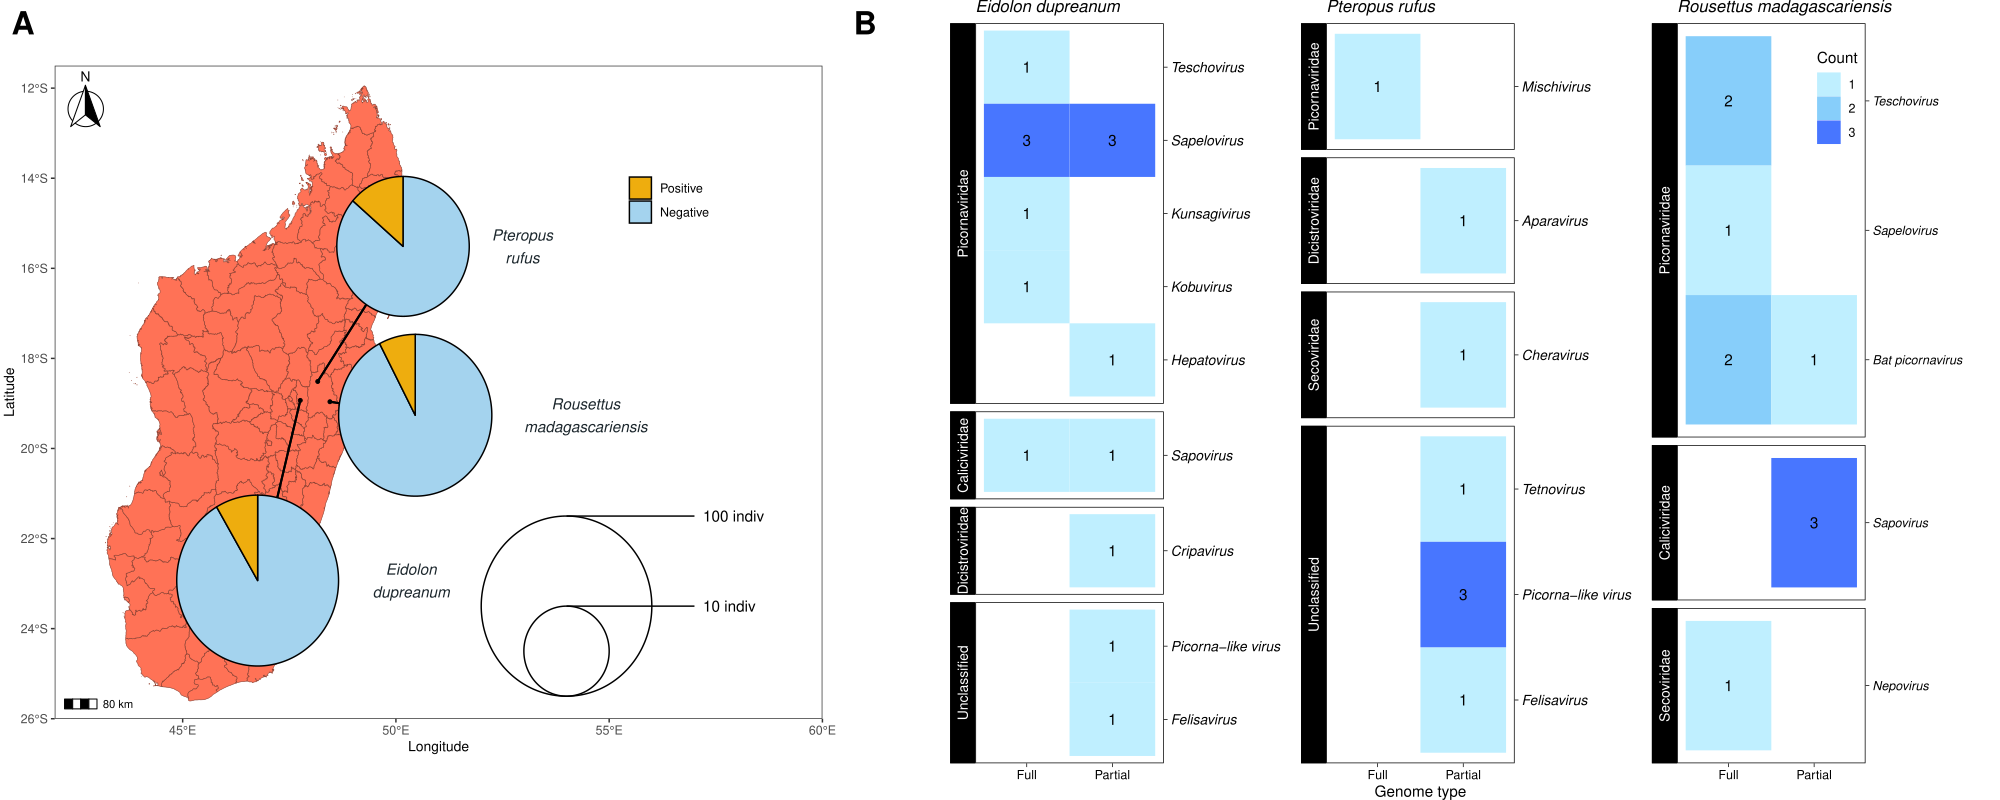

This figure's R source:
###This is a bunch of separate scripts pasted together to make figure 1

rm(list=ls())

#packages
library(sf)
library(mapplots)
library(scatterpie)
library(maptools)
library(plyr) 
library(dplyr) 
library(tidyr)
library(ggplot2)
library(ggnewscale)
library(ggspatial)
library(ggrepel)
library(hrbrthemes)
library(reshape)
library(paletteer)
library(ggh4x)
library(cowplot)
library(ggplotify)

##Part A: map

# Set wd to data on this computer. Also ID homewd, assuming that 
# Mada-GIS is cloned to the same series of sub-folders
homewd = "/Users/gwenddolenkettenburg/Desktop/developer/mada-bat-picornavirus" 
#should be wherever "Mada_bat_picorna" is stored on your home computer
#basewd = paste(strsplit(homewd, "/")[[1]][1:6], collapse = "/")
#Cara had the above command as basewd but it did not work for me and kept going into the Mada_bat_picorna folder
#So using Sophia's astrovirus map file I changed it to the basewd command below
basewd = "/Users/gwenddolenkettenburg/Desktop/developer/Mada-GIS"
#mapwd = paste0(basewd, "/", "Mada_GIS")
setwd(paste0(homewd, "/", "sampling_map/"))

#import madagascar shapfile
name<- paste0(basewd, "/", "MDG-3/MDG_adm3.shp")
otl_file <- paste(name, sep="") 
orotl_shp <- st_read(otl_file)
#View(orotl_shp)  # Open attribute table
class(orotl_shp)

###import and configuration

p1<-ggplot() +  
  geom_sf(color = "coral4", fill = "coral1",data = orotl_shp)+
  coord_sf(xlim = c(42, 60), ylim = c(-26, -11.5), expand = FALSE)+
  theme_bw()+
  theme(plot.margin = unit(c(-1,.5,-1.5,.1),"cm"))+
  xlab("Longitude") + ylab("Latitude") 
print(p1)


#import picorna data
dat <- read.csv(file = paste0(homewd,"/metadata/demo_picornavirales_fecesurine_meta.csv"), header = T, stringsAsFactors = F)
head(dat)
names(dat)

#clean class
unique(dat$bat_sex)

dat$bat_sex <- dat$bat_sex
dat$bat_sex[dat$bat_sex=="female"] <- "F"
dat$bat_sex[dat$bat_sex=="male"] <- "M"

#clean class
unique(dat$bat_age_class)

#and rank by rough age
unique(dat$young_of_year)
dat$bat_age_class <- dat$bat_age_class
dat$bat_age_class[dat$bat_age_class=="P" | dat$bat_age_class=="L"] <- "A"
dat$bat_age_class[dat$bat_age_class=="NL" | dat$young_of_year=="no"] <- "A"
dat$bat_age_class[dat$young_of_year=="yes"] <- "J"


unique(dat$any_picorna)


# now subset the data to just include the columns of interest
dat <- dplyr::select(dat,roost_site,latitude_s, longitude_e,
                     collection_date,
                     species, sampleid, any_picorna)

head(dat)
unique(dat$roost_site)

#get sites
coordinate <- ddply(dat, .(roost_site), summarise, latitude_s=unique(latitude_s), longitude_e=unique(longitude_e))
coordinate <-subset(coordinate, roost_site=="Ambakoana" | roost_site=="AngavoKely" | roost_site=="Maromizaha")
coordinate$species <- c("Pteropus rufus", "Eidolon dupreanum","Rousettus madagascariensis")
head(coordinate)

#plot sites on map
p2<-p1+geom_point(aes(x=longitude_e, y=latitude_s),color="black",size=1,data=dat)+
  annotation_scale(location = "bl", width_hint = 0.05) +    # scale
  annotation_north_arrow(location = "tl", which_north = "true",#north arrow     
                         pad_x = unit(0.02, "cm"), 
                         pad_y = unit(0.2, "cm"),        
                         style = north_arrow_fancy_orienteering)

coordinate$label <- coordinate$species
coordinate$label[coordinate$label=="Pteropus rufus"] <- "Pteropus\nrufus"
coordinate$label[coordinate$label=="Rousettus madagascariensis"] <- "Rousettus\nmadagascariensis"
coordinate$label[coordinate$label=="Eidolon dupreanum"] <- "Eidolon\ndupreanum"


#load GPS point and label
p2b<-p1+geom_point(aes(x=longitude_e, y=latitude_s),color="black",size=1,data=coordinate)+
  geom_text(data= coordinate,                       #### Labeling
            aes(x=longitude_e, y=latitude_s, label=label),
            fontface="italic",
            color = "#1B262C", size=4,
            nudge_x = c(4.8,2.6,6),
            nudge_y = c(3,-4,-0.3),
            check_overlap = T)+
  annotation_scale(location = "bl", width_hint = 0.05) +    #scale
  annotation_north_arrow(location = "tl", which_north = "true",#north arrow     
                         pad_x = unit(0.03, "cm"), 
                         pad_y = unit(0.2, "cm"),        
                         style = north_arrow_fancy_orienteering)+
  #geom_text_repel(segment.colour="black")+
  theme_bw() +theme(panel.grid = element_blank(), 
                    plot.title = element_text(color="black", size=12, face="bold"),
                    plot.margin = unit(c(-1,.5,-1.5,.1),"cm"),
                    axis.title.x = element_text(color="black", size=12),
                    axis.title.y = element_text(color="black", size=12),
                    legend.position=c(.26,.90),
                    legend.margin = margin(),
                    legend.title=element_blank(),
                    legend.background = element_rect(color="gray",size = .1),
                    legend.text = element_text(size = 9,face = "italic"))
p2b


#plot one site per species
dat$roost_site[dat$species=="Pteropus rufus"] <- "Ambakoana"
dat$roost_site[dat$species=="Eidolon dupreanum"] <- "AngavoKely"
dat$roost_site[dat$species=="Rousettus madagascariensis"] <- "Maromizaha"

dat$longitude_e[dat$roost_site=="Ambakoana"] <- coordinate$longitude_e[coordinate$roost_site=="Ambakoana"]
dat$longitude_e[dat$roost_site=="AngavoKely"] <- coordinate$longitude_e[coordinate$roost_site=="AngavoKely"]
dat$longitude_e[dat$roost_site=="Maromizaha"] <- coordinate$longitude_e[coordinate$roost_site=="Maromizaha"]


dat$latitude_s[dat$roost_site=="Ambakoana"] <- coordinate$latitude_s[coordinate$roost_site=="Ambakoana"]
dat$latitude_s[dat$roost_site=="AngavoKely"] <- coordinate$latitude_s[coordinate$roost_site=="AngavoKely"]
dat$latitude_s[dat$roost_site=="Maromizaha"] <- coordinate$latitude_s[coordinate$roost_site=="Maromizaha"]


###by total positives is anything with dat
dat$plot_class<-NA
dat$plot_class[dat$any_picorna==1]<-"Positive"
dat$plot_class[dat$any_picorna==0]<-"Negative"


##by total positives
pies <- ddply(dat, .(species, roost_site, latitude_s, longitude_e, plot_class), summarise, value=length(sampleid))


#tot_sum = ddply(pies,.(species, bat_sex), summarise,N=sum(value))
tot_sum = ddply(pies,.(species), summarise,N=sum(value))

#pies <- merge(pies, tot_sum, by=c("species", "bat_sex"), all.x=T)
pies <- merge(pies, tot_sum, by=c("species"), all.x=T)

#pies$plot_class <- factor(pies$plot_class, levels=c( "male -", "female -", "male +", "female +"))
pies$plot_class <- factor(pies$plot_class, levels=c( "Positive", "Negative"))

#now split into two pies
piesP = subset(pies, plot_class=="Positive")
piesN = subset(pies, plot_class=="Negative")

###Get the pie data in the right format###
colz = c('Positive' ="darkgoldenrod2", 'Negative' ="lightskyblue2")



p3<-ggplot() +
  geom_scatterpie(aes(x=longitude_e, y=latitude_s, r=(N/1000)),
                  data = pies, cols="plot_class", long_format=TRUE) +
  scale_fill_manual(values=colz)

p3

# # copy of latitude (x.) and longitude (y.)
pies$x2 <- pies$longitude_e
pies$y2 <- pies$latitude_s


# #manually move the pie chart in case there is an overlap (change x and y)

#from the labels
# nudge_x = c(4.5 PR,2 ED,5.5 RM),
# nudge_y = c(3 PR,-4 ED,-0.3 RM),

pies$x2[pies$species== "Pteropus rufus"] <- pies$longitude_e[pies$species== "Pteropus rufus"] + 2
pies$y2[pies$species== "Pteropus rufus"] <- pies$latitude_s[pies$species== "Pteropus rufus"] + 3

pies$x2[pies$species== "Eidolon dupreanum"] <- pies$longitude_e[pies$species== "Eidolon dupreanum"] -1
pies$y2[pies$species== "Eidolon dupreanum"] <- pies$latitude_s[pies$species== "Eidolon dupreanum"] - 4

pies$x2[pies$species== "Rousettus madagascariensis"] <- pies$longitude_e[pies$species== "Rousettus madagascariensis"] + 2 
pies$y2[pies$species== "Rousettus madagascariensis"] <- pies$latitude_s[pies$species== "Rousettus madagascariensis"] - 0.3

head(pies)



#This is part A of figure 1
p4 <- p2b+
  annotate("segment", x=pies$longitude_e, xend=pies$x2,y=pies$latitude_s,yend=pies$y2,size=.7)+ # put the lines
  geom_scatterpie(aes(x=x2, y=y2, r=(log10(N)/1.2)), 
                  data = pies, cols="plot_class", long_format=TRUE) +
  theme_bw() +theme(panel.grid = element_blank(),
                    plot.title = element_text(color="black", size=12, face="bold"),
                    plot.margin = unit(c(-1,.5,-1.5,.1),"cm"),
                    axis.title.x = element_text(color="black", size=10),
                    axis.title.y = element_text(color="black", size=10),
                    legend.position=c(.8,.8),
                    legend.margin = margin(),
                    legend.title=element_blank(),
                    legend.text = element_text(size = 9)) +
  scale_fill_manual(values=colz) +
  geom_scatterpie_legend(log10(c(10,100)/1.2),
                         x=54, y=-23.5, 
                         n=2,
                         labeller = function(x) paste(10^(x)*1,"indiv"))

p4

p4.1<-as.ggplot(p4)









##Part B: summary heat map of types of picornavirales
dat <- read.csv(file = paste0(homewd,"/metadata/summary_demo_heatmap.csv"), header = T, stringsAsFactors = F)
head(dat)
names(dat)

dat$virus<-factor(dat$virus, levels=c("Bat picornavirus", "Hepatovirus", "Kobuvirus", "Kunsagivirus", 
                                      "Mischivirus", "Sapelovirus", "Teschovirus", "Sapovirus", "Aparavirus",
                                      "Cripavirus", "Cheravirus", "Nepovirus", "Felisavirus", "Picorna-like virus", "Tetnovirus"))
dat$family<-factor(dat$family, levels=c("Picornaviridae", "Caliciviridae", "Dicistroviridae", "Secoviridae", "Unclassified"))


ED<-subset(dat, species=="E. dupreanum")
PR<-subset(dat, species=="P. rufus")
RM<-subset(dat, species=="R. madagascariensis")


picorna<-subset(dat,picorna=="1")
other<-subset(dat,picorna=="0")


#facet by viral family
p9 <- ggplot(dat, aes(x=species, y=virus)) +
  geom_tile(aes(fill = cut(num_genome,breaks=0:3, labels=1:3))) +
  scale_fill_manual(values=c("lightblue1","skyblue", "royalblue1")) +
  #scale_fill_viridis_c(option = "G", direction = -1) +
  #facet_wrap(~family, ncol=1,  scales = "free_y")+
  # facet_nested(family~., scales="free", space="free",
  #              switch="y")+
  facet_nested(family+type~., scales="free", space="free",
               switch="y", nest_line = element_line(color="white"), solo_line = TRUE)+
  geom_text(aes(label=num_genome))+
  labs(#title = expression("Diversity of" ~italic(Picornavirales) ~"sequences"),
    x = "",
    y= "",
    fill="Count",
    title="")+
  theme_linedraw()+
  scale_y_discrete(position="right")+
  scale_x_discrete(position="top")+
  theme(plot.margin = margin(0, 0, 0, 0, "pt"),
        plot.background = element_blank(),
        panel.grid.major = element_blank(),
        panel.grid.minor = element_blank(),
        plot.title = element_text(size=12, face="italic"), 
        axis.text.y = element_text(size=7,face="italic"),
        axis.text.x = element_text(face="italic"),
        legend.position = "right")
p9





p6 <- ggplot(ED, aes(x=type, y=virus)) +
  geom_tile(aes(fill = cut(num_genome,breaks=0:3, labels=1:3))) +
  scale_fill_manual(values=c("lightblue1","royalblue1")) +
  #scale_fill_viridis_c(option = "G", direction = -1) +
  #facet_wrap(~family, ncol=1,  scales = "free_y")+
  # facet_nested(family~., scales="free", space="free",
  #              switch="y")+
  facet_nested(family~., scales="free", space="free",
               switch="y", nest_line = element_line(color="white"), solo_line = TRUE)+
  geom_text(aes(label=num_genome))+
  labs(#title = expression("Diversity of" ~italic(Picornavirales) ~"sequences"),
    x = "",
    y= "",
    fill="Count",
    title="Eidolon dupreanum")+
  theme_linedraw()+
  scale_y_discrete(position="right")+
  theme(plot.margin = margin(0, 0, 0, 2),
        plot.background = element_blank(),
        panel.grid.major = element_blank(),
        panel.grid.minor = element_blank(),
        plot.title = element_text(size=12, face="italic"), 
        axis.text.y = element_text(size=10,face="italic"),
        axis.text.x = element_text(size=9),
        strip.text = element_text(size=10),
        legend.position = "none")
p6



p7 <- ggplot(PR, aes(x=type, y=virus)) +
  geom_tile(aes(fill = cut(num_genome,breaks=0:3, labels=1:3))) +
  scale_fill_manual(values=c("lightblue1","royalblue1")) +
  #scale_fill_viridis_c(option = "G", direction = -1) +
  facet_nested(family~., scales="free", space="free",
               switch="y", nest_line = element_line(color="white"), solo_line = TRUE)+
  geom_text(aes(label=num_genome))+
  labs(#title = expression("Diversity of" ~italic(Picornavirales) ~"sequences"),
    x = "Genome type",
    y= "",
    fill="Count",
    title="Pteropus rufus")+
  theme_linedraw()+
  scale_y_discrete(position="right")+
  theme(plot.margin = margin(0, 0, 0, 0, "pt"),
        plot.background = element_blank(),
        panel.grid.major = element_blank(),
        panel.grid.minor = element_blank(),
        plot.title = element_text(size=12, face="italic"), 
        axis.text.y = element_text(size=10,face="italic"),
        axis.text.x = element_text(size=9),
        strip.text = element_text(size=10),
        legend.position="none")
p7


p8 <- ggplot(RM, aes(x=type, y=virus)) +
  geom_tile(aes(fill = cut(num_genome,breaks=0:3, labels=1:3))) +
  scale_fill_manual(values=c("lightblue1","lightskyblue", "royalblue1")) +
  #scale_fill_viridis_c(option = "G", direction = -1) +
  facet_nested(family~., scales="free", space="free",
               switch="y", nest_line = element_line(color="white"), solo_line = TRUE)+
  geom_text(aes(label=num_genome))+
  labs(#title = expression("Diversity of" ~italic(Picornavirales) ~"sequences"),
    x = "",
    y= "",
    fill="Count",
    title="Rousettus madagascariensis")+
  theme_linedraw()+
  scale_y_discrete(position="right")+
  theme(plot.margin = margin(0, 0, 0, 0, "pt"),
        plot.background = element_blank(),
        panel.grid.major = element_blank(),
        panel.grid.minor = element_blank(),
        plot.title = element_text(size=12, face="italic"), 
        axis.text.y = element_text(size=9,face="italic"),
        axis.text.x = element_text(size=9),
        strip.text = element_text(size=10),
        legend.position=c(0.85,0.9),
        legend.margin = margin(c(0,0,0,0)))
p8

###Put stuff together

##Version 1

final<- plot_grid(p6,p7,p8,labels=c("","",""),rel_widths = c(1, 1,1), rel_heights = c(1, 1,1),ncol=3, align="hv", axis="b")
final
final<-as.ggplot(final)

final2<- plot_grid(p4.1,NULL,final,labels=c("A","B",""),rel_widths = c(0.8,0.1, 1), rel_heights = c(1,1, 1),ncol=3, align="hv", axis="b", label_size = 23)
final2

# export figure 1 20x7.5 inch landscape PDF




















#Supplementary info if needed

##Try making a heatmap of the sampling data like age and percent of each bat species positive
homewd = "/Users/gwenddolenkettenburg/Desktop/developer/mada-bat-picornavirus" 
dat <- read.csv(file = paste0(homewd,"/metadata/demo_picornavirales_fecesurine_meta_2018_2019.csv"), header = T, stringsAsFactors = F)
head(dat)
names(dat)

#clean class
unique(dat$bat_sex)

dat$bat_sex <- dat$bat_sex
dat$bat_sex[dat$bat_sex=="female"] <- "Female"
dat$bat_sex[dat$bat_sex=="male"] <- "Male"

dat$month[dat$month=="1"]<-"Jan"
dat$month[dat$month=="2"]<-"Feb"
dat$month[dat$month=="3"]<-"March"
dat$month[dat$month=="4"]<-"April"
dat$month[dat$month=="5"]<-"May"
dat$month[dat$month=="6"]<-"June"
dat$month[dat$month=="7"]<-"July"
dat$month[dat$month=="8"]<-"August"
dat$month[dat$month=="9"]<-"Sept"
dat$month[dat$month=="10"]<-"Oct"
dat$month[dat$month=="11"]<-"Nov"
dat$month[dat$month=="12"]<-"Dec"

#clean class
unique(dat$bat_age_class)

#and rank by rough age
unique(dat$young_of_year)
dat$bat_age_class <- dat$bat_age_class
dat$bat_age_class[dat$bat_age_class=="P" | dat$bat_age_class=="L"] <- "A"
dat$bat_age_class[dat$bat_age_class=="NL" | dat$young_of_year=="no"] <- "A"
dat$bat_age_class[dat$young_of_year=="yes"] <- "J"


unique(dat$any_picorna)

#select columns of interest
dat <- dplyr::select(dat,roost_site,bat_age_class,bat_sex, collection_date,
                     species, sampleid, any_picorna, month, year, day_of_year)
dem.dat<-dplyr::select(dat,roost_site,bat_age_class,bat_sex,
                       species, sampleid, any_picorna)

head(dat)
unique(dat$roost_site)

#get into date form
dat$collection_date <- as.Date(dat$collection_date,format = "%m/%d/%y")

#change picorna to numeric
dat$any_picorna <- as.numeric(dat$any_picorna)
names(dat)[names(dat)=="bat_species"] <- "species"

dem.dat$any_picorna <- as.numeric(dem.dat$any_picorna)
names(dem.dat)[names(dem.dat)=="bat_species"] <- "species"

#and make sure it is only 1 of the same sample type per each date
dat.list <- dlply(dat, .(sampleid))
dem.dat.list <- dlply(dem.dat, .(sampleid))

#summarize into prevalence by species and epiwk
dat.sum <- ddply(dat, .(species, month, bat_age_class, bat_sex), summarise, N=length(any_picorna), pos=sum(any_picorna))
dem.dat.sum <- ddply(dem.dat, .(species, bat_age_class, bat_sex), summarise, N=length(any_picorna), pos=sum(any_picorna))

#get negatives and prevalence
dat.sum$neg= dat.sum$N-dat.sum$pos
dat.sum$prevalence <- dat.sum$pos/dat.sum$N

dem.dat.sum$neg= dem.dat.sum$N-dem.dat.sum$pos
dem.dat.sum$prevalence <- dem.dat.sum$pos/dem.dat.sum$N

#and confidence intervals on the prevalence
CIs <- mapply(FUN=prop.test, x=as.list(dat.sum$pos), n=as.list(dat.sum$N), MoreArgs = list(alternative = "two.sided", conf.level = .95, correct=F), SIMPLIFY = F)
CIs <- mapply(FUN=prop.test, x=as.list(dem.dat.sum$pos), n=as.list(dem.dat.sum$N), MoreArgs = list(alternative = "two.sided", conf.level = .95, correct=F), SIMPLIFY = F)


#and extract the upper and lower CIs
get.CIs <- function(df){
  lci = df$conf.int[1]
  uci = df$conf.int[2]
  out.df<- cbind.data.frame(lci=lci, uci=uci)
  return(out.df)
}

CIs <- lapply(CIs, get.CIs)

dat.sum$lci <- c(unlist(sapply(CIs, '[',1)))
dat.sum$uci <- c(unlist(sapply(CIs, '[',2)))

#simplify= the name of "host_genus_species" 
names(dat.sum)[names(dat.sum)=="host_genus_species"] <- "species"
names(dem.dat.sum)[names(dem.dat.sum)=="host_genus_species"] <- "species"


#make the data into factors
dat.sum$species<-factor(dat.sum$species, levels=c("Eidolon dupreanum", "Pteropus rufus", "Rousettus madagascariensis"))
dat.sum$bat_sex<-factor(dat.sum$bat_sex, levels=c("Male", "Female"))
dat.sum$bat_age_class<-factor(dat.sum$bat_age_class, levels=c("J", "A"))
dat.sum$month<-factor(dat.sum$month, levels=c("Jan", "Feb", "March", "April", "May", "June", "July", "August", "Sept",
                                              "Oct", "Nov", "Dec"))

dem.dat.sum$species<-factor(dem.dat.sum$species, levels=c("Eidolon dupreanum", "Pteropus rufus", "Rousettus madagascariensis"))
dem.dat.sum$bat_sex<-factor(dem.dat.sum$bat_sex, levels=c("Male", "Female"))
dem.dat.sum$bat_age_class<-factor(dem.dat.sum$bat_age_class, levels=c("J", "A"))

#dat.sum$any_picorna<-factor(dat.sum$any_picorna, levels=c("0", "1"))

#subset some data
ED1<-subset(dat.sum, species=="Eidolon dupreanum")
PR1<-subset(dat.sum, species=="Pteropus rufus")
RM1<-subset(dat.sum, species=="Rousettus madagascariensis")

ED2<-subset(dem.dat.sum, species=="Eidolon dupreanum")
PR2<-subset(dem.dat.sum, species=="Pteropus rufus")
RM2<-subset(dem.dat.sum, species=="Rousettus madagascariensis")



#facet by month 
p10 <- ggplot(dat.sum, aes(x=species, y=bat_age_class, fill=pos)) +
  geom_tile() +
  #scale_fill_manual(values=c("lightblue1""royalblue1")) +
  scale_fill_viridis_c(option = "F", direction = -1) +
  #facet_wrap(~family, ncol=1,  scales = "free_y")+
  # facet_nested(family~., scales="free", space="free",
  #              switch="y")+
  facet_nested(month+bat_sex~., scales="free", space="free",
               switch="y", nest_line = element_line(color="white"), solo_line = TRUE)+
  labs(#title = expression("Diversity of" ~italic(Picornavirales) ~"sequences"),
    x = "",
    y= "",
    fill="Bats \n positive",
    title="")+
  theme_linedraw()+
  scale_y_discrete(position="right")+
  theme(plot.margin = margin(0, 0, 0, 0, "pt"),
        plot.background = element_blank(),
        panel.grid.major = element_blank(),
        panel.grid.minor = element_blank(),
        plot.title = element_text(size=12, face="italic"), 
        axis.text.y = element_text(size=7,face="italic"),
        axis.text.x = element_text(face="italic"),
        legend.position = "right")
p10


#just demographic info
p11 <- ggplot(dem.dat.sum, aes(x=bat_sex, y=bat_age_class, fill=pos)) +
  geom_tile() +
  #scale_fill_manual(values=c("lightblue1""royalblue1")) +
  scale_fill_viridis_c(option = "F", direction = -1) +
  facet_wrap(~species, ncol=3,  scales = "free_y")+
  # facet_nested(family~., scales="free", space="free",
  #              switch="y")+
  # facet_nested(month+bat_sex~., scales="free", space="free",
  #              switch="y", nest_line = element_line(color="white"), solo_line = TRUE)+
  labs(#title = expression("Diversity of" ~italic(Picornavirales) ~"sequences"),
    x = "",
    y= "",
    fill="Bats \n positive",
    title="")+
  theme_linedraw()+
  scale_y_discrete(position="right")+
  theme(plot.margin = margin(2, 0, 0, 0),
        legend.margin = margin(),
        plot.background = element_blank(),
        panel.grid.major = element_blank(),
        panel.grid.minor = element_blank(),
        plot.title = element_text(size=12, face="italic"), 
        axis.text.y = element_text(size=7,face="italic"),
        axis.text.x = element_text(face="italic"),
        legend.position = "bottom")
p11


###Put stuff together

##Version 2

final<- plot_grid(p6,p7,p8,labels=c("C","",""), rel_widths = c(1, 1,1),hjust=1.5, rel_heights = c(1, 1,1),
                  ncol=3, align="hv", axis="l", label_size=23)
final

final3<-plot_grid(p4,p11, labels = c("A", "B"), rel_widths = c(1,0.8),hjust=0.5, rel_heights = c(1,0.7), ncol=1, align="hv", axis="l", label_size=23)
final3

final4<- plot_grid(NULL,final3,NULL,final,labels=c("","", "",""),rel_widths = c(0.1,1,0.1, 2), rel_heights = c(1,1,1, 0.8),ncol=4, align="hv", axis="b", label_size = 23)
final4


#export landscape PDF inches 20x9 inches
